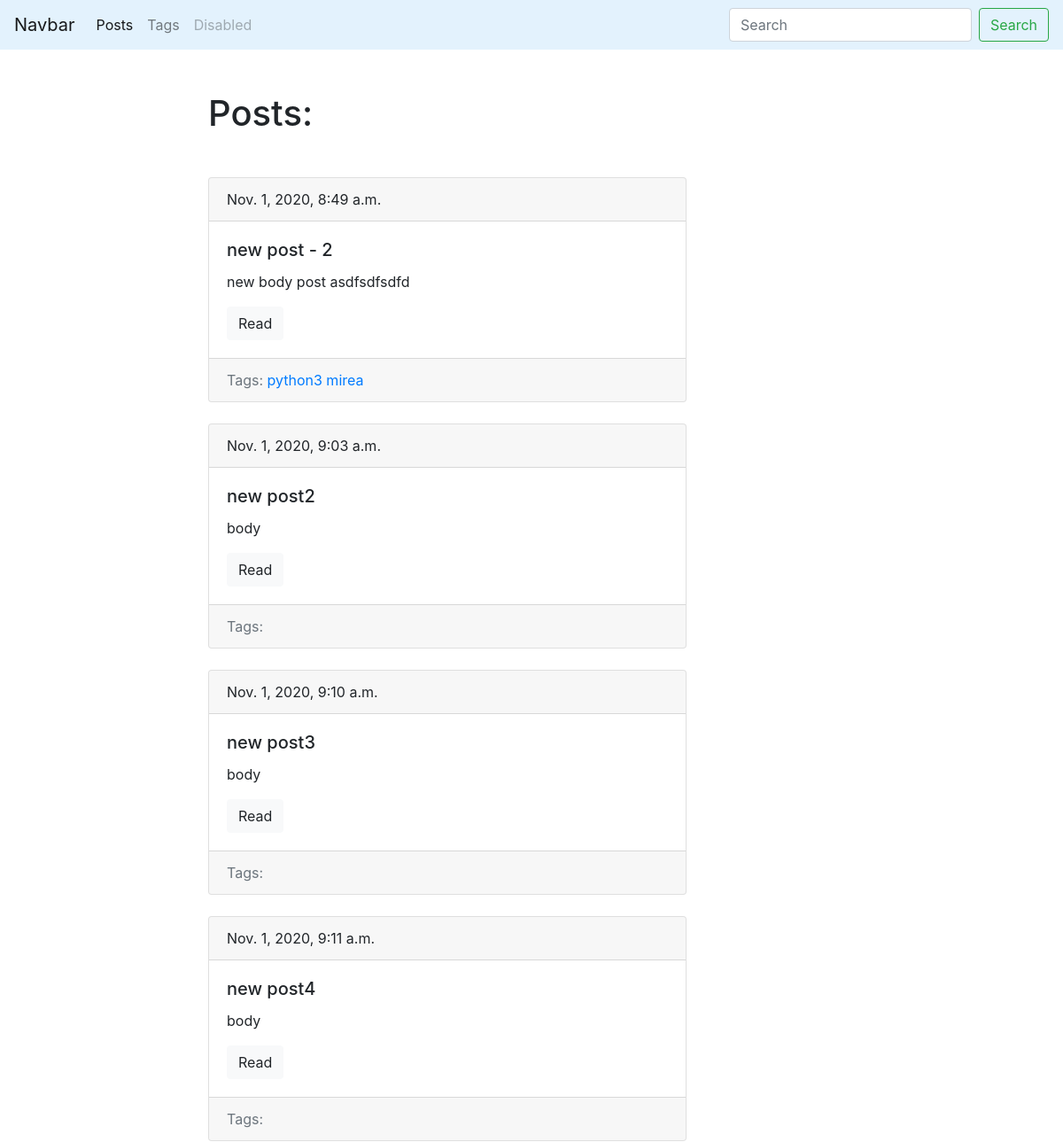
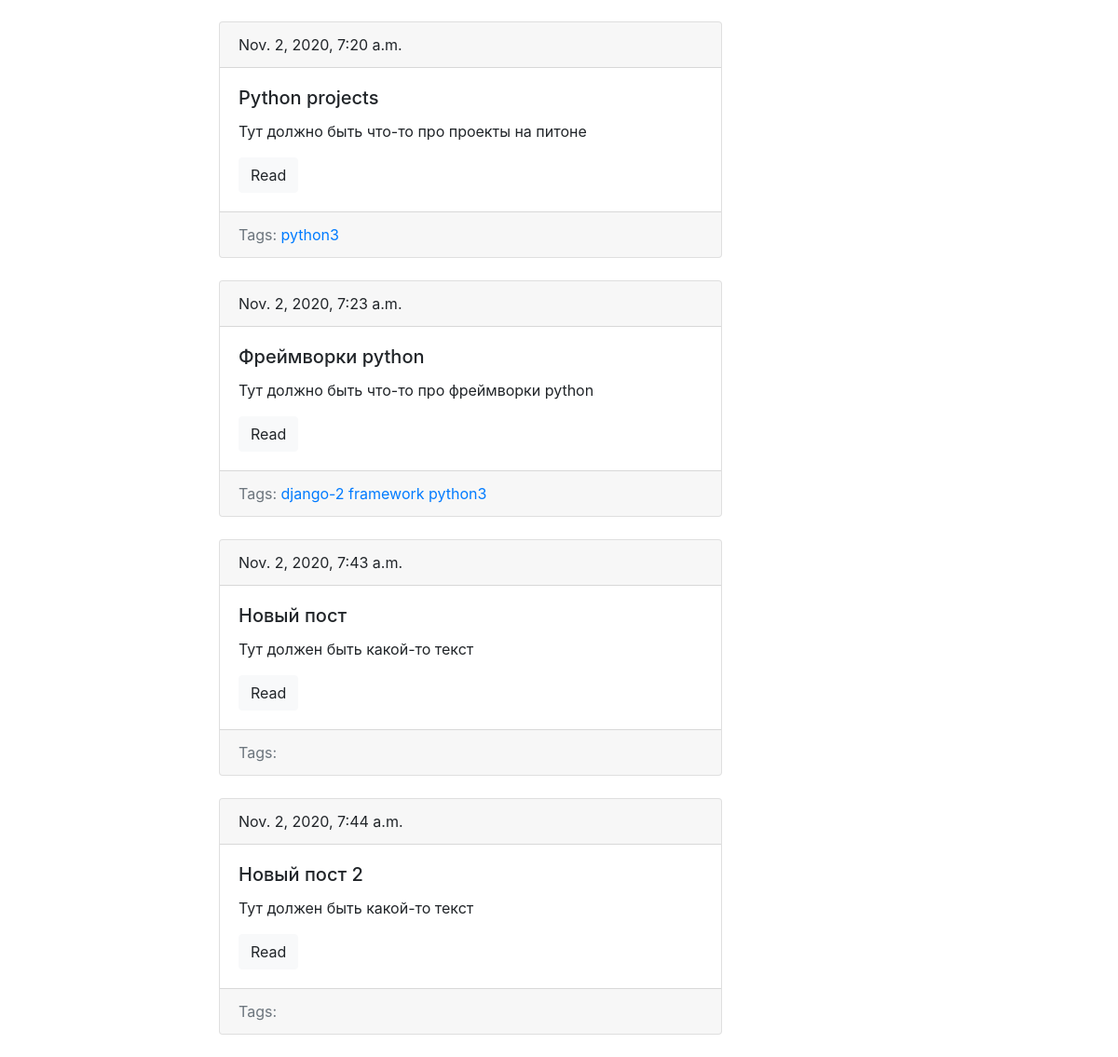
/blog/, run on an earlier commit of the app's database (2 pictures, top to bottom).
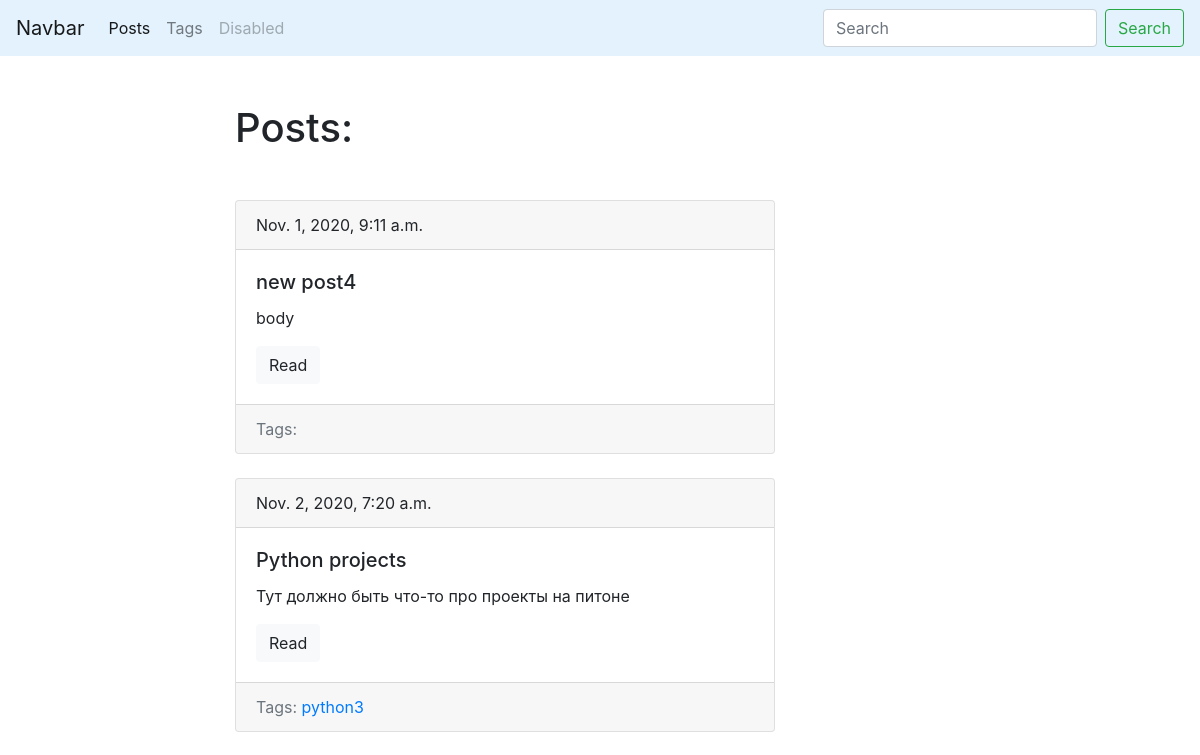
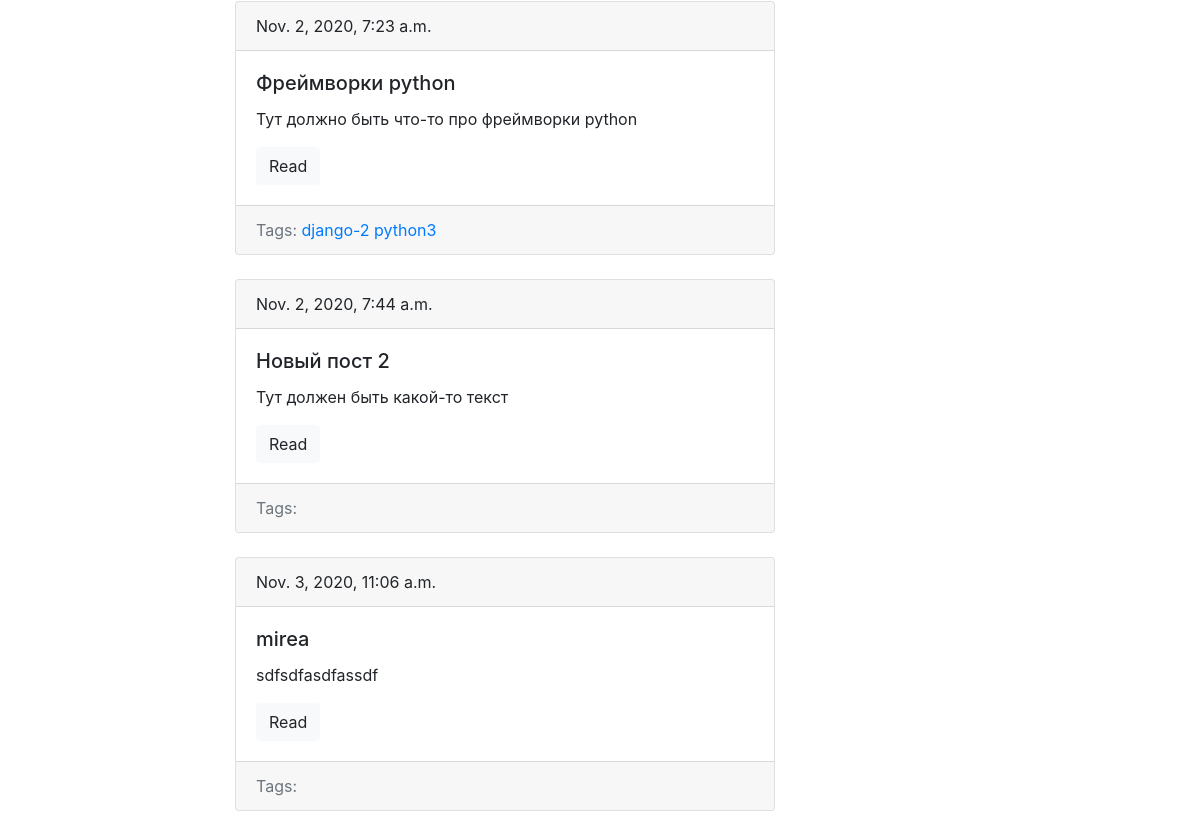
And on a later commit of the database (2 pictures, top to bottom).
### blog/models.py (models this page shows, shortened)
class Post(models.Model):
    title = models.CharField(max_length=150, db_index=True)
    slug = models.SlugField(max_length=150, blank=True, unique=True)
    body = models.TextField(blank=True, db_index=True)
    tags = models.ManyToManyField('Tag', blank=True, related_name='posts')
    date_pub = models.DateTimeField(auto_now_add=True)
    def get_absolute_url(self):
        return reverse('post_detail_url', kwargs={'slug': self.slug})

class Tag(models.Model):
    title = models.CharField(max_length=10)
    slug = models.SlugField(max_length=50, unique=True)
    def get_absolute_url(self):
        return reverse('tag_detail_url', kwargs={'slug': self.slug})

### blog/views.py (the view)
# urls.py: path('', posts_list, name='posts_lists_url'),
def posts_list(request):
    posts = Post.objects.all()
    return render(request, 'blog/index.html', context={'posts': posts})

### blog/templates/blog/index.html (shortened to what this page needs)
{% extends 'blog/base_blog.html' %}
{% block content %}
  <h1 class="mb-5">Posts:</h1>
  {% for post in posts %}
    {% include 'blog/includes/post_card_template.html' %}
  {% endfor %}
{% endblock %}

### blog/templates/blog/includes/post_card_template.html
<div class="card mb-4">
  <div class="card-header">
    {{post.date_pub}}
  </div>
  <div class="card-body">
    <h5 class="card-title">{{post.title}}</h5>
    <p class="card-text">{{post.body|truncatewords:15}}</p>
    <a href="{{ post.get_absolute_url}}" class="btn btn-light">Read</a>
  </div>
  <div class="card-footer text-muted">
    Tags:
    {% for tag in post.tags.all %}
        <a href="{{ tag.get_absolute_url }}">{{tag.title}}</a>
    {% endfor %}
  </div>
</div>

What changed in the data, as far as the page shows it:
removed Post: date_pub "Nov. 1, 2020, 8:49 a.m.", title "new post - 2", body "new body post asdfsdfsdfd", Tag (title "python3")
removed Tag: title "mirea", shown under "Nov. 1, 2020, 8:49 a.m."
removed Post: date_pub "Nov. 1, 2020, 9:03 a.m.", title "new post2", body "body"
removed Post: date_pub "Nov. 1, 2020, 9:10 a.m.", title "new post3", body "body"
removed Tag: title "framework", shown under Post "Фреймворки python"
removed Post: date_pub "Nov. 2, 2020, 7:43 a.m.", title "Новый пост", body "Тут должен быть какой-то текст"
added Post: date_pub "Nov. 3, 2020, 11:06 a.m.", title "mirea", body "sdfsdfasdfassdf"
